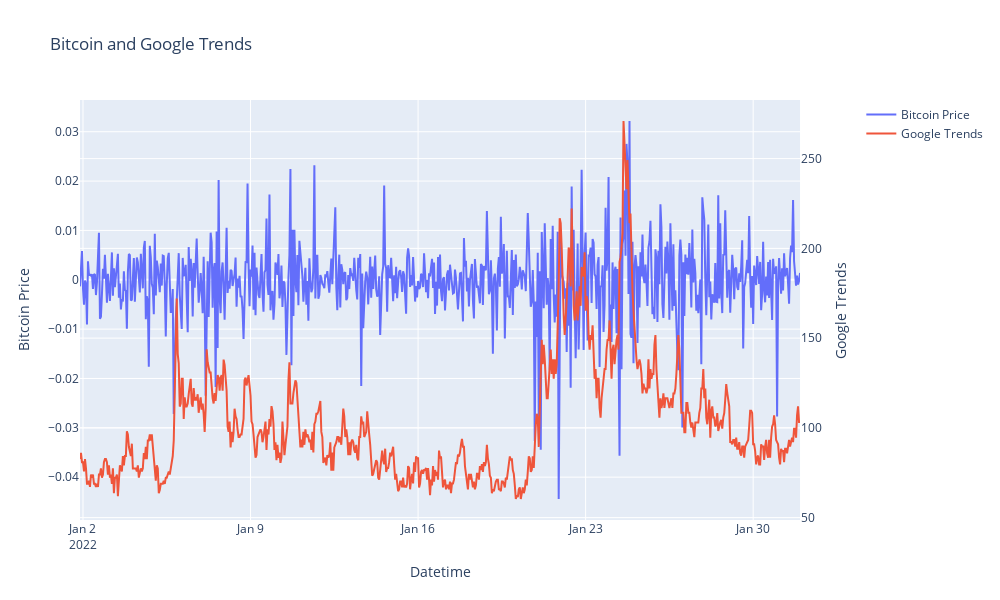

The cell this chart's notebook holds for it:
### Code cell
x= price_google.index
y1=price_google['return']
y2=price_google['Google_Trends']
name1="Bitcoin Price"
name2="Google Trends"
axes1= "Bitcoin Price"
axes2="Google Trends"
plot_chart(x, y1, y2, name1, name2, axes1, axes2)

### Figure 1 — Plotly figure (JSON) as saved in the notebook; plotly's stock layout.template omitted (floating-point values rounded to 4 significant figures; data arrays with more than 128 entries replaced by an {"elided": "..."} marker saying what was removed)
{"data": [{"mode": "lines", "name": "Bitcoin Price", "x": {"elided": "723 str values"}, "y": {"elided": "723 float values"}, "type": "scatter", "xaxis": "x", "yaxis": "y"}, {"mode": "lines", "name": "Google Trends", "x": {"elided": "723 str values"}, "y": {"elided": "723 float values"}, "type": "scatter", "xaxis": "x", "yaxis": "y2"}], "layout": {"xaxis": {"anchor": "y", "domain": [0.0, 0.94], "title": {"text": "Datetime"}}, "yaxis": {"anchor": "x", "domain": [0.0, 1.0], "title": {"text": "Bitcoin Price"}}, "yaxis2": {"anchor": "x", "overlaying": "y", "side": "right", "title": {"text": "Google Trends"}}, "title": {"text": "Bitcoin and Google Trends"}, "width": 1000, "height": 600}}
